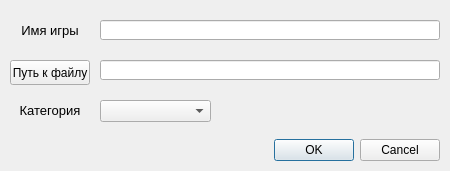
<?xml version="1.0" encoding="UTF-8"?>
<ui version="4.0">
 <class>Dialog</class>
 <widget class="QDialog" name="Dialog">
  <property name="geometry">
   <rect>
    <x>0</x>
    <y>0</y>
    <width>450</width>
    <height>171</height>
   </rect>
  </property>
  <property name="font">
   <font>
    <family>Arial</family>
   </font>
  </property>
  <property name="windowTitle">
   <string>Изменить параметры</string>
  </property>
  <property name="sizeGripEnabled">
   <bool>false</bool>
  </property>
  <property name="modal">
   <bool>false</bool>
  </property>
  <widget class="QDialogButtonBox" name="buttonBox">
   <property name="geometry">
    <rect>
     <x>220</x>
     <y>130</y>
     <width>220</width>
     <height>40</height>
    </rect>
   </property>
   <property name="font">
    <font>
     <family>Arial</family>
    </font>
   </property>
   <property name="orientation">
    <enum>Qt::Horizontal</enum>
   </property>
   <property name="standardButtons">
    <set>QDialogButtonBox::Cancel|QDialogButtonBox::Ok</set>
   </property>
  </widget>
  <widget class="QLineEdit" name="game_name">
   <property name="geometry">
    <rect>
     <x>100</x>
     <y>20</y>
     <width>340</width>
     <height>20</height>
    </rect>
   </property>
   <property name="font">
    <font>
     <family>Arial</family>
     <pointsize>10</pointsize>
    </font>
   </property>
   <property name="text">
    <string/>
   </property>
  </widget>
  <widget class="QLabel" name="label">
   <property name="geometry">
    <rect>
     <x>10</x>
     <y>20</y>
     <width>80</width>
     <height>20</height>
    </rect>
   </property>
   <property name="font">
    <font>
     <family>Arial</family>
     <pointsize>10</pointsize>
     <weight>50</weight>
     <bold>false</bold>
     <underline>false</underline>
    </font>
   </property>
   <property name="text">
    <string>Имя игры</string>
   </property>
   <property name="alignment">
    <set>Qt::AlignCenter</set>
   </property>
  </widget>
  <widget class="QPushButton" name="path_button">
   <property name="geometry">
    <rect>
     <x>10</x>
     <y>60</y>
     <width>80</width>
     <height>25</height>
    </rect>
   </property>
   <property name="font">
    <font>
     <family>Arial</family>
    </font>
   </property>
   <property name="text">
    <string>Путь к файлу</string>
   </property>
  </widget>
  <widget class="QLineEdit" name="file_path">
   <property name="geometry">
    <rect>
     <x>100</x>
     <y>60</y>
     <width>340</width>
     <height>20</height>
    </rect>
   </property>
   <property name="font">
    <font>
     <family>Arial</family>
     <pointsize>10</pointsize>
    </font>
   </property>
   <property name="text">
    <string/>
   </property>
   <property name="readOnly">
    <bool>true</bool>
   </property>
  </widget>
  <widget class="QLabel" name="label_2">
   <property name="geometry">
    <rect>
     <x>10</x>
     <y>100</y>
     <width>80</width>
     <height>20</height>
    </rect>
   </property>
   <property name="font">
    <font>
     <family>Arial</family>
     <pointsize>10</pointsize>
     <weight>50</weight>
     <bold>false</bold>
     <underline>false</underline>
    </font>
   </property>
   <property name="text">
    <string>Категория</string>
   </property>
   <property name="alignment">
    <set>Qt::AlignCenter</set>
   </property>
  </widget>
  <widget class="QComboBox" name="comboBox">
   <property name="geometry">
    <rect>
     <x>100</x>
     <y>100</y>
     <width>111</width>
     <height>22</height>
    </rect>
   </property>
   <property name="font">
    <font>
     <family>Arial</family>
     <pointsize>10</pointsize>
    </font>
   </property>
   <property name="editable">
    <bool>false</bool>
   </property>
   <property name="frame">
    <bool>true</bool>
   </property>
  </widget>
 </widget>
 <resources/>
 <connections>
  <connection>
   <sender>buttonBox</sender>
   <signal>accepted()</signal>
   <receiver>Dialog</receiver>
   <slot>accept()</slot>
   <hints>
    <hint type="sourcelabel">
     <x>248</x>
     <y>254</y>
    </hint>
    <hint type="destinationlabel">
     <x>157</x>
     <y>274</y>
    </hint>
   </hints>
  </connection>
  <connection>
   <sender>buttonBox</sender>
   <signal>rejected()</signal>
   <receiver>Dialog</receiver>
   <slot>reject()</slot>
   <hints>
    <hint type="sourcelabel">
     <x>316</x>
     <y>260</y>
    </hint>
    <hint type="destinationlabel">
     <x>286</x>
     <y>274</y>
    </hint>
   </hints>
  </connection>
 </connections>
</ui>
